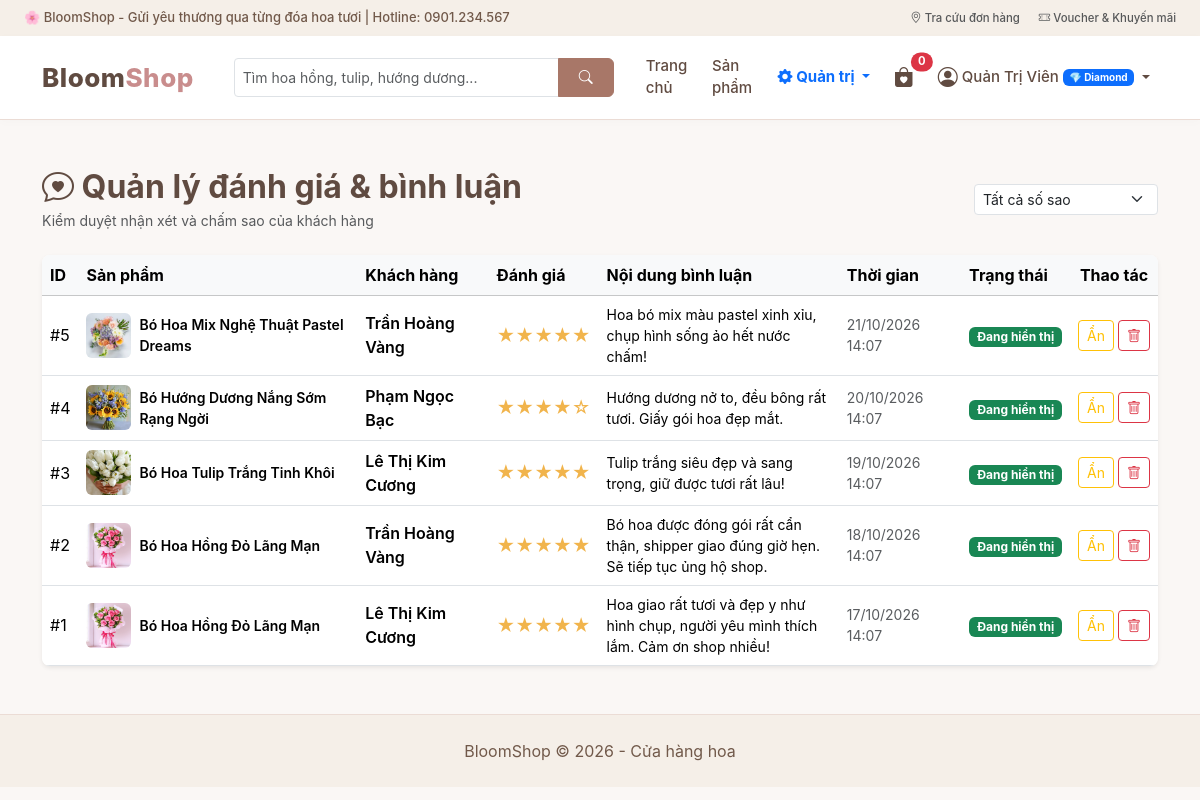
The app's page /controller/index.php?act=quanlydanhgia (signed in) with its own data.
### tables this page shows
CREATE TABLE IF NOT EXISTS `danhgia` (
  `id` INT AUTO_INCREMENT PRIMARY KEY,
  `product_id` INT NOT NULL,
  `user_id` INT DEFAULT NULL,
  `user_name` VARCHAR(100) NOT NULL,
  `rating` INT NOT NULL DEFAULT 5 COMMENT '1 - 5 sao',
  `content` TEXT NOT NULL,
  `status` TINYINT(1) DEFAULT 1 COMMENT '1: Hiển thị, 0: Ẩn',
  `created_at` DATETIME DEFAULT CURRENT_TIMESTAMP,
  FOREIGN KEY (`product_id`) REFERENCES `sanpham`(`id`) ON DELETE CASCADE
);

CREATE TABLE IF NOT EXISTS `sanpham` (
  `id` INT AUTO_INCREMENT PRIMARY KEY,
  `name` VARCHAR(255) NOT NULL,
  `price` DECIMAL(12,2) NOT NULL,
  `sale_price` DECIMAL(12,2) DEFAULT NULL COMMENT 'Giá khuyến mãi',
  `is_sale` TINYINT(1) DEFAULT 0 COMMENT '1: Đang khuyến mãi, 0: Không',
  `image` VARCHAR(255) NOT NULL,
  `description` TEXT DEFAULT NULL,
  `id_dm` INT NOT NULL,
  `created_at` DATETIME DEFAULT CURRENT_TIMESTAMP,
  FOREIGN KEY (`id_dm`) REFERENCES `danhmuc`(`id`) ON DELETE CASCADE
);

### model/xl_database.php (called while the page is built, shortened)
<?php
class xl_data extends database
{
    public function readitem($sql, $params = [])
    {
        $conn = $this->connection_database();
        $stmt = $conn->prepare($sql);
        $stmt->execute($params);
        return $stmt->fetchAll(PDO::FETCH_ASSOC);
    }
}

### view/admin_danhgia.php (the view, shortened to what this page needs)
<div class="container my-5">
    <div class="d-flex justify-content-between align-items-center mb-4 flex-wrap gap-2">
        <div>
            <h2 class="fw-bold mb-1" style="color: #604b41;">
                <i class="bi bi-chat-heart"></i> Quản lý đánh giá & bình luận
            </h2>
            <p class="text-muted small mb-0">Kiểm duyệt nhận xét và chấm sao của khách hàng</p>
        </div>
        <form method="GET" action="index.php" class="d-flex gap-2 align-items-center">
            <select name="star" class="form-select form-select-sm" onchange="this.form.submit()">
                <option value="">Tất cả số sao</option>
            </select>
        </form>
    </div>
    <div class="card border-0 shadow-sm rounded-3 overflow-hidden bg-white">
        <div class="table-responsive">
            <table class="table table-hover align-middle mb-0">
                <thead class="table-light">
                    <tr>
                        <th>ID</th>
                        <th>Sản phẩm</th>
                        <th>Khách hàng</th>
                        <th>Đánh giá</th>
                        <th>Nội dung bình luận</th>
                        <th>Thời gian</th>
                        <th>Trạng thái</th>
                        <th class="text-center">Thao tác</th>
                    </tr>
                </thead>
                <tbody>
                    <?php if (!empty($danhsach_dg)) { foreach ($danhsach_dg as $dg) { ?>
                        <tr>
                            <td>#<?= $dg['id'] ?></td>
                            <td>
                                <div class="d-flex align-items-center gap-2">
                                    <img src="/bloomshop/view/image/sanpham/<?= htmlspecialchars($dg['product_image']) ?>" width="45" height="45" class="rounded object-fit-cover" alt="" onerror="this.src='/bloomshop/view/image/banner.jpg'">
                                    <span class="small fw-semibold"><?= htmlspecialchars($dg['product_name']) ?></span>
                                </div>
                            </td>
                            <td>
                                <span class="fw-semibold"><?= htmlspecialchars($dg['user_name']) ?></span>
                            </td>
                            <td>
                                <div class="star-rating small">
                                    <?php for ($i = 1; $i <= 5; $i++) {
                                        echo ($i <= $dg['rating']) ? '★' : '☆';
                                    } ?>
                                </div>
                            </td>
                            <td>
                                <div class="small" style="max-width: 280px;"><?= nl2br(htmlspecialchars($dg['content'])) ?></div>
                            </td>
                            <td class="small text-muted"><?= date('d/m/Y H:i', strtotime($dg['created_at'])) ?></td>
                            <td>
                                <?php if ($dg['status'] == 1) { ?>
                                    <span class="badge bg-success">Đang hiển thị</span>
                                <?php } else { ?>
                                    <span class="badge bg-secondary">Đã ẩn</span>
                                <?php } ?>
                            </td>
                            <td class="text-center">
                                <div class="d-flex gap-1 justify-content-center">
                                    <form method="POST" action="index.php?act=doitrangthaidanhgia" class="d-inline">
                                        <button type="submit" class="btn btn-sm <?= ($dg['status'] == 1) ? 'btn-outline-warning' : 'btn-outline-success' ?>" title="<?= ($dg['status'] == 1) ? 'Ẩn đánh giá' : 'Hiện đánh giá' ?>">
                                            <?= ($dg['status'] == 1) ? 'Ẩn' : 'Hiện' ?>
                                        </button>
                                    </form>
                                    <form method="POST" action="index.php?act=xoadanhgia" class="d-inline" onsubmit="return confirm('Bạn có chắc muốn xóa đánh giá này?')">
                                        <button type="submit" name="xoadanhgia" class="btn btn-outline-danger btn-sm" title="Xóa đánh giá">
                                            <i class="bi bi-trash"></i>
                                        </button>
                                    </form>
                                </div>
                            </td>
                        </tr>
                    <?php }} else { ?>
                        <tr>
                            <td colspan="8" class="text-center py-4 text-muted">Không có đánh giá nào phù hợp.</td>
                        </tr>
                    <?php } ?>
                </tbody>
            </table>
        </div>
    </div>
</div>

### view/css/style.css (style rules this page uses)
:root { --bloom-primary: #a87768; --bloom-hover: #81594e; --bloom-dark: #604b41; --bloom-light: #faf7f5; --bloom-cream: #f5efe8; --bloom-accent: #c98d8d; --bloom-border: #ebdcd5; }
html { scroll-behavior: smooth; }
body { margin: 0; font-family: -apple-system, BlinkMacSystemFont, "Segoe UI", Roboto, "Helvetica Neue", Arial, sans-serif; background-color: var(--bloom-light); color: #4a3e3d; text-rendering: optimizeLegibility; -webkit-font-smoothing: antialiased; }
.table-responsive { -webkit-overflow-scrolling: touch; }
.star-rating { color: #f1b44c; font-size: 18px; }

### records on screen
danhgia: id "5", product.image (picture), product.name "Bó Hoa Mix Nghệ Thuật Pastel Dreams", user_name "Trần Hoàng Vàng", rating 5 (drawn), content "Hoa bó mix màu pastel xinh xỉu, chụp hình sống ảo hết nước chấm!", created_at "21/10/2026 14:07", status "Đang hiển thị"
danhgia: id "4", product.image (picture), product.name "Bó Hướng Dương Nắng Sớm Rạng Ngời", user_name "Phạm Ngọc Bạc", rating 4 (drawn), content "Hướng dương nở to, đều bông rất tươi. Giấy gói hoa đẹp mắt.", created_at "20/10/2026 14:07", status "Đang hiển thị"
danhgia: id "3", product.image (picture), product.name "Bó Hoa Tulip Trắng Tinh Khôi", user_name "Lê Thị Kim Cương", rating 5 (drawn), content "Tulip trắng siêu đẹp và sang trọng, giữ được tươi rất lâu!", created_at "19/10/2026 14:07", status "Đang hiển thị"
danhgia: id "2", product.image (picture), product.name "Bó Hoa Hồng Đỏ Lãng Mạn", user_name "Trần Hoàng Vàng", rating 5 (drawn), content "Bó hoa được đóng gói rất cẩn thận, shipper giao đúng giờ hẹn. Sẽ tiếp tục ủng hộ shop.", created_at "18/10/2026 14:07", status "Đang hiển thị"
danhgia: id "1", product.image (picture), product.name "Bó Hoa Hồng Đỏ Lãng Mạn", user_name "Lê Thị Kim Cương", rating 5 (drawn), content "Hoa giao rất tươi và đẹp y như hình chụp, người yêu mình thích lắm. Cảm ơn shop nhiều!", created_at "17/10/2026 14:07", status "Đang hiển thị"

### other values on screen
$cart_count "0"
$_SESSION['name'] "Quản Trị Viên"
